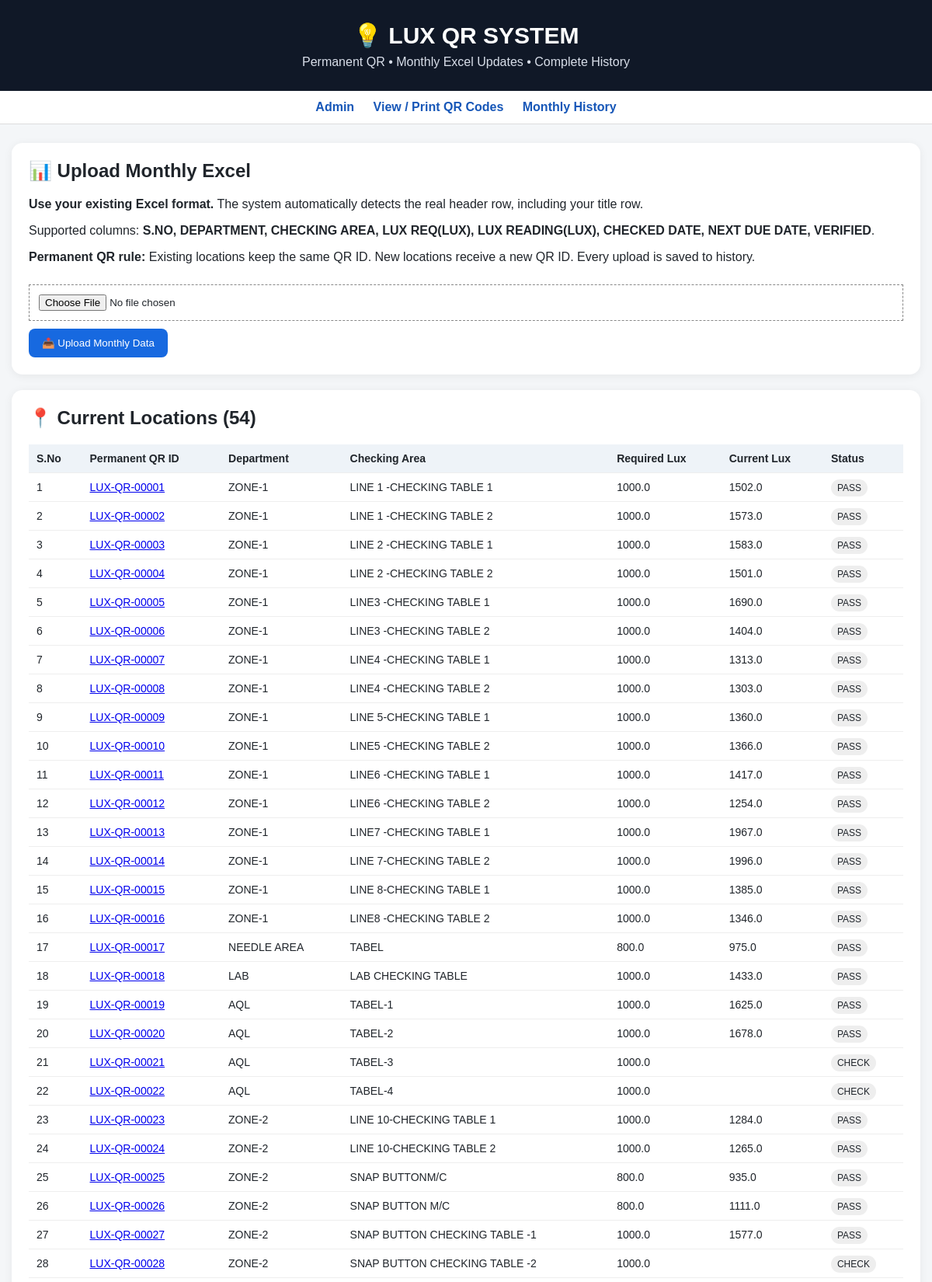
The page /admin (upper part) on the database its author committed.
### tables this page shows
CREATE TABLE locations (
        id INTEGER PRIMARY KEY AUTOINCREMENT,
        qr_id TEXT NOT NULL UNIQUE,
        location_key TEXT NOT NULL UNIQUE,
        sno TEXT,
        department TEXT NOT NULL,
        checking_area TEXT NOT NULL,
        lux_req REAL,
        lux_reading REAL,
        checked_date TEXT,
        next_due_date TEXT,
        verified TEXT,
        qr_filename TEXT NOT NULL,
        active INTEGER NOT NULL DEFAULT 1,
        created_at TEXT NOT NULL,
        updated_at TEXT NOT NULL
    );

### app.py (the view)
@app.route("/admin")
def admin():
    conn = db()
    locations = conn.execute(
        "SELECT * FROM locations WHERE active=1 ORDER BY id"
    ).fetchall()
    months = conn.execute(
        "SELECT month_label, MAX(uploaded_at) AS uploaded_at, COUNT(*) AS rows_count "
        "FROM history GROUP BY month_label ORDER BY uploaded_at DESC"
    ).fetchall()
    conn.close()
    return render_template("admin.html", locations=locations, months=months)

### app.py (called while the page is built)
def db():
    conn = sqlite3.connect(DB_PATH)
    conn.row_factory = sqlite3.Row
    return conn

### templates/admin.html (shortened to what this page needs)
{% extends "base.html" %}
{% block content %}
<div class="card">
<h2>📊 Upload Monthly Excel</h2>
<p><b>Use your existing Excel format.</b> The system automatically detects the real header row, including your title row.</p>
<p>Supported columns: <b>S.NO, DEPARTMENT, CHECKING AREA, LUX REQ(LUX), LUX READING(LUX), CHECKED DATE, NEXT DUE DATE, VERIFIED</b>.</p>
<p><b>Permanent QR rule:</b> Existing locations keep the same QR ID. New locations receive a new QR ID. Every upload is saved to history.</p>
<form method="post" action="{{ url_for('upload_excel') }}" enctype="multipart/form-data">
<input type="file" name="file" accept=".xlsx,.xls,.csv" required>
<button type="submit">📤 Upload Monthly Data</button>
</form>
</div>
<div class="card">
<h2>📍 Current Locations ({{ locations|length }})</h2>
{% if locations %}
<table>
<tr><th>S.No</th><th>Permanent QR ID</th><th>Department</th><th>Checking Area</th><th>Required Lux</th><th>Current Lux</th><th>Status</th></tr>
{% for x in locations %}
<tr>
<td>{{ x.sno }}</td>
<td><a href="{{ url_for('scan',qr_id=x.qr_id) }}">{{ x.qr_id }}</a></td>
<td>{{ x.department }}</td><td>{{ x.checking_area }}</td>
<td>{{ x.lux_req or '' }}</td><td>{{ x.lux_reading or '' }}</td>
<td>{% if x.lux_req is not none and x.lux_reading is not none and x.lux_reading|float >= x.lux_req|float %}<span class="badge">PASS</span>{% else %}<span class="badge">CHECK</span>{% endif %}</td>
</tr>
{% endfor %}
</table>
{% else %}
<p>No locations yet. Upload your Excel file to create the permanent QR codes.</p>
{% endif %}
</div>
{% endblock %}

### templates/base.html (style rules this page uses)
* { box-sizing:border-box }
body { margin:0;font-family:Arial,sans-serif;background:#f4f6f8;color:#20252b }
.card { background:white;border-radius:14px;padding:22px;margin-bottom:20px;box-shadow:0 2px 12px #00000010 }
h2 { margin-top:0 }
input[type=file] { padding:12px;border:1px dashed #888;width:100%;margin:10px 0 }
button,.btn { background:#1769e0;color:#fff;border:0;border-radius:8px;padding:11px 17px;cursor:pointer;text-decoration:none;display:inline-block }
table { width:100%;border-collapse:collapse;background:#fff }
th,td { padding:10px;border-bottom:1px solid #eee;text-align:left;font-size:14px }
th { background:#eef3f8 }
.badge { padding:4px 8px;border-radius:12px;background:#eee;font-size:12px }

### rows shown on the page
locations: sno "1", qr_id "LUX-QR-00001", department "ZONE-1", checking_area "LINE 1 -CHECKING TABLE 1", lux_req "1000.0", lux_reading "1502.0", shows "PASS"
locations: sno "2", qr_id "LUX-QR-00002", department "ZONE-1", checking_area "LINE 1 -CHECKING TABLE 2", lux_req "1000.0", lux_reading "1573.0", shows "PASS"
locations: sno "3", qr_id "LUX-QR-00003", department "ZONE-1", checking_area "LINE 2 -CHECKING TABLE 1", lux_req "1000.0", lux_reading "1583.0", shows "PASS"
locations: sno "4", qr_id "LUX-QR-00004", department "ZONE-1", checking_area "LINE 2 -CHECKING TABLE 2", lux_req "1000.0", lux_reading "1501.0", shows "PASS"
locations: sno "5", qr_id "LUX-QR-00005", department "ZONE-1", checking_area "LINE3 -CHECKING TABLE 1", lux_req "1000.0", lux_reading "1690.0", shows "PASS"
locations: sno "6", qr_id "LUX-QR-00006", department "ZONE-1", checking_area "LINE3 -CHECKING TABLE 2", lux_req "1000.0", lux_reading "1404.0", shows "PASS"
locations: sno "7", qr_id "LUX-QR-00007", department "ZONE-1", checking_area "LINE4 -CHECKING TABLE 1", lux_req "1000.0", lux_reading "1313.0", shows "PASS"
locations: sno "8", qr_id "LUX-QR-00008", department "ZONE-1", checking_area "LINE4 -CHECKING TABLE 2", lux_req "1000.0", lux_reading "1303.0", shows "PASS"
locations: sno "9", qr_id "LUX-QR-00009", department "ZONE-1", checking_area "LINE 5-CHECKING TABLE 1", lux_req "1000.0", lux_reading "1360.0", shows "PASS"
locations: sno "10", qr_id "LUX-QR-00010", department "ZONE-1", checking_area "LINE5 -CHECKING TABLE 2", lux_req "1000.0", lux_reading "1366.0", shows "PASS"
locations: sno "11", qr_id "LUX-QR-00011", department "ZONE-1", checking_area "LINE6 -CHECKING TABLE 1", lux_req "1000.0", lux_reading "1417.0", shows "PASS"
locations: sno "12", qr_id "LUX-QR-00012", department "ZONE-1", checking_area "LINE6 -CHECKING TABLE 2", lux_req "1000.0", lux_reading "1254.0", shows "PASS"
locations: sno "13", qr_id "LUX-QR-00013", department "ZONE-1", checking_area "LINE7 -CHECKING TABLE 1", lux_req "1000.0", lux_reading "1967.0", shows "PASS"
locations: sno "14", qr_id "LUX-QR-00014", department "ZONE-1", checking_area "LINE 7-CHECKING TABLE 2", lux_req "1000.0", lux_reading "1996.0", shows "PASS"
locations: sno "15", qr_id "LUX-QR-00015", department "ZONE-1", checking_area "LINE 8-CHECKING TABLE 1", lux_req "1000.0", lux_reading "1385.0", shows "PASS"
locations: sno "16", qr_id "LUX-QR-00016", department "ZONE-1", checking_area "LINE8 -CHECKING TABLE 2", lux_req "1000.0", lux_reading "1346.0", shows "PASS"
locations: sno "17", qr_id "LUX-QR-00017", department "NEEDLE AREA", checking_area "TABEL", lux_req "800.0", lux_reading "975.0", shows "PASS"
locations: sno "18", qr_id "LUX-QR-00018", department "LAB", checking_area "LAB CHECKING TABLE", lux_req "1000.0", lux_reading "1433.0", shows "PASS"
locations: sno "19", qr_id "LUX-QR-00019", department "AQL", checking_area "TABEL-1", lux_req "1000.0", lux_reading "1625.0", shows "PASS"
locations: sno "20", qr_id "LUX-QR-00020", department "AQL", checking_area "TABEL-2", lux_req "1000.0", lux_reading "1678.0", shows "PASS"
locations: sno "21", qr_id "LUX-QR-00021", department "AQL", checking_area "TABEL-3", lux_req "1000.0", shows "CHECK"
locations: sno "22", qr_id "LUX-QR-00022", department "AQL", checking_area "TABEL-4", lux_req "1000.0", shows "CHECK"
locations: sno "23", qr_id "LUX-QR-00023", department "ZONE-2", checking_area "LINE 10-CHECKING TABLE 1", lux_req "1000.0", lux_reading "1284.0", shows "PASS"
locations: sno "24", qr_id "LUX-QR-00024", department "ZONE-2", checking_area "LINE 10-CHECKING TABLE 2", lux_req "1000.0", lux_reading "1265.0", shows "PASS"
locations: sno "25", qr_id "LUX-QR-00025", department "ZONE-2", checking_area "SNAP BUTTONM/C", lux_req "800.0", lux_reading "935.0", shows "PASS"
locations: sno "26", qr_id "LUX-QR-00026", department "ZONE-2", checking_area "SNAP BUTTON M/C", lux_req "800.0", lux_reading "1111.0", shows "PASS"
locations: sno "27", qr_id "LUX-QR-00027", department "ZONE-2", checking_area "SNAP BUTTON CHECKING TABLE -1", lux_req "1000.0", lux_reading "1577.0", shows "PASS"
locations: sno "28", qr_id "LUX-QR-00028", department "ZONE-2", checking_area "SNAP BUTTON CHECKING TABLE -2", lux_req "1000.0"

### other values the page prints
{{ locations|length }} "54"
